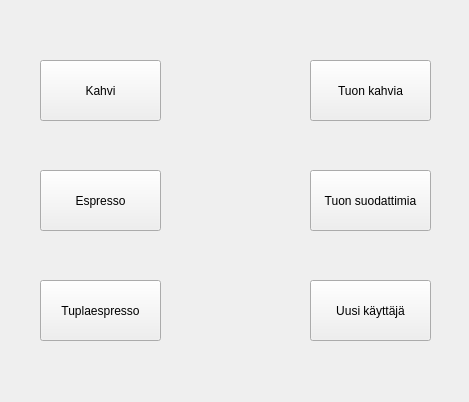
<?xml version="1.0" encoding="UTF-8"?>
<ui version="4.0">
 <class>Form</class>
 <widget class="QWidget" name="Form">
  <property name="geometry">
   <rect>
    <x>0</x>
    <y>0</y>
    <width>469</width>
    <height>402</height>
   </rect>
  </property>
  <property name="windowTitle">
   <string>Form</string>
  </property>
  <widget class="QPushButton" name="coffeeBtn">
   <property name="geometry">
    <rect>
     <x>40</x>
     <y>60</y>
     <width>121</width>
     <height>61</height>
    </rect>
   </property>
   <property name="text">
    <string>Kahvi</string>
   </property>
  </widget>
  <widget class="QPushButton" name="espressoBtn">
   <property name="geometry">
    <rect>
     <x>40</x>
     <y>170</y>
     <width>121</width>
     <height>61</height>
    </rect>
   </property>
   <property name="text">
    <string>Espresso</string>
   </property>
  </widget>
  <widget class="QPushButton" name="dblEspressoBtn">
   <property name="geometry">
    <rect>
     <x>40</x>
     <y>280</y>
     <width>121</width>
     <height>61</height>
    </rect>
   </property>
   <property name="text">
    <string>Tuplaespresso</string>
   </property>
  </widget>
  <widget class="QPushButton" name="bringCoffeeBtn">
   <property name="geometry">
    <rect>
     <x>310</x>
     <y>60</y>
     <width>121</width>
     <height>61</height>
    </rect>
   </property>
   <property name="text">
    <string>Tuon kahvia</string>
   </property>
  </widget>
  <widget class="QPushButton" name="bringFiltersBtn">
   <property name="geometry">
    <rect>
     <x>310</x>
     <y>170</y>
     <width>121</width>
     <height>61</height>
    </rect>
   </property>
   <property name="text">
    <string>Tuon suodattimia</string>
   </property>
  </widget>
  <widget class="QPushButton" name="newUserBtn">
   <property name="geometry">
    <rect>
     <x>310</x>
     <y>280</y>
     <width>121</width>
     <height>61</height>
    </rect>
   </property>
   <property name="text">
    <string>Uusi käyttäjä</string>
   </property>
  </widget>
 </widget>
 <resources/>
 <connections>
  <connection>
   <sender>coffeeBtn</sender>
   <signal>clicked()</signal>
   <receiver>Form</receiver>
   <slot>authenticateUser()</slot>
   <hints>
    <hint type="sourcelabel">
     <x>121</x>
     <y>109</y>
    </hint>
    <hint type="destinationlabel">
     <x>247</x>
     <y>90</y>
    </hint>
   </hints>
  </connection>
  <connection>
   <sender>espressoBtn</sender>
   <signal>clicked()</signal>
   <receiver>Form</receiver>
   <slot>authenticateUser()</slot>
   <hints>
    <hint type="sourcelabel">
     <x>111</x>
     <y>197</y>
    </hint>
    <hint type="destinationlabel">
     <x>214</x>
     <y>189</y>
    </hint>
   </hints>
  </connection>
  <connection>
   <sender>dblEspressoBtn</sender>
   <signal>clicked()</signal>
   <receiver>Form</receiver>
   <slot>authenticateUser()</slot>
   <hints>
    <hint type="sourcelabel">
     <x>135</x>
     <y>303</y>
    </hint>
    <hint type="destinationlabel">
     <x>238</x>
     <y>297</y>
    </hint>
   </hints>
  </connection>
  <connection>
   <sender>newUserBtn</sender>
   <signal>clicked()</signal>
   <receiver>Form</receiver>
   <slot>newUser()</slot>
   <hints>
    <hint type="sourcelabel">
     <x>378</x>
     <y>317</y>
    </hint>
    <hint type="destinationlabel">
     <x>261</x>
     <y>328</y>
    </hint>
   </hints>
  </connection>
 </connections>
 <slots>
  <slot>slot1()</slot>
  <slot>authenticateUser()</slot>
  <slot>newUser()</slot>
 </slots>
</ui>
